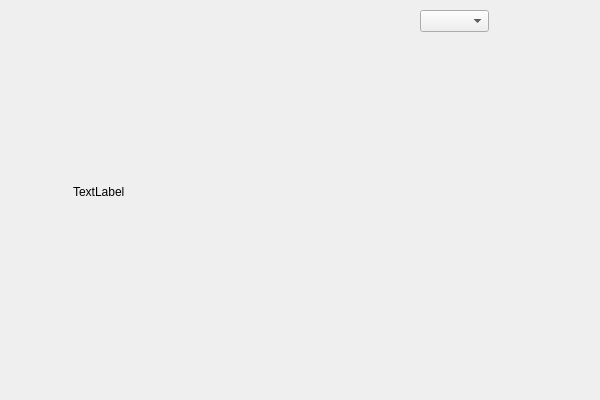
<?xml version="1.0" encoding="UTF-8"?>
<ui version="4.0">
 <class>ServerClass</class>
 <widget class="QDialog" name="ServerClass">
  <property name="geometry">
   <rect>
    <x>0</x>
    <y>0</y>
    <width>600</width>
    <height>400</height>
   </rect>
  </property>
  <property name="windowTitle">
   <string>Server</string>
  </property>
  <widget class="QComboBox" name="cbxConnection">
   <property name="geometry">
    <rect>
     <x>420</x>
     <y>10</y>
     <width>69</width>
     <height>22</height>
    </rect>
   </property>
  </widget>
  <widget class="QLabel" name="succ">
   <property name="geometry">
    <rect>
     <x>73</x>
     <y>141</y>
     <width>311</width>
     <height>101</height>
    </rect>
   </property>
   <property name="text">
    <string>TextLabel</string>
   </property>
  </widget>
 </widget>
 <layoutdefault spacing="6" margin="11"/>
 <resources>
  <include location="Server.qrc"/>
 </resources>
 <connections/>
</ui>
